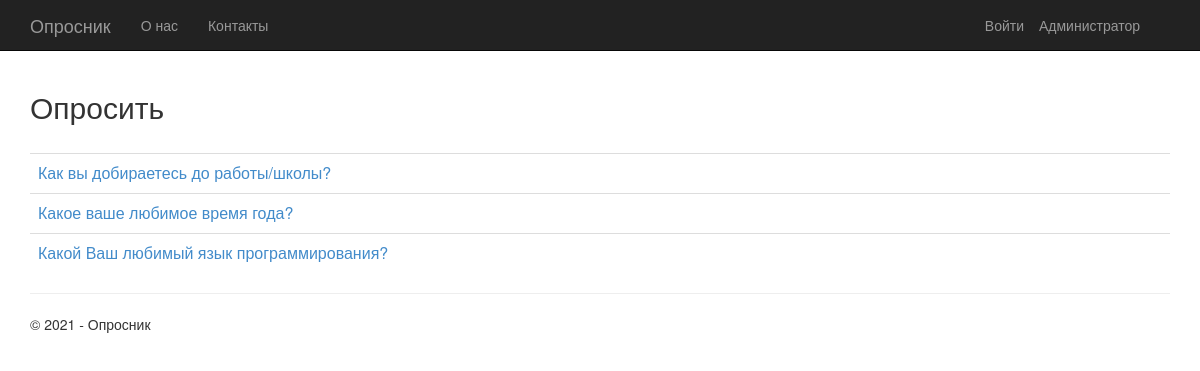
The page / on the database its author committed.
### app/models.py (models this page shows, shortened)
class Poll(models.Model):
    text = models.CharField(max_length=200)
    pub_date = models.DateTimeField('date published')

### app/views.py (the view)
class PollListView(ListView):
    model = Poll
    def get_context_data(self, **kwargs):
        context = super(PollListView, self).get_context_data(**kwargs)
        context['title'] = 'Опросить'
        context['year'] = datetime.now().year
        return context

### app/templates/app/index.html (shortened to what this page needs)
{% extends "app/layout.html" %}
{% block content %}
<h2>{{ title }}</h2>
<br/>
{% if latest_poll_list %}
<table class="table table-hover">
    <tbody>
        {% for poll in latest_poll_list %}
        <tr>
            <td>
                <a href="{% url 'app:detail' poll.id %}">{{poll.text}}</a>
            </td>
        </tr>
        {% endfor %}
    </tbody>
</table>
{% endif %}
{% endblock %}

### app/static/app/content/site.css (style rules this page uses)
body { padding-top: 50px; padding-bottom: 20px; }

### rows shown on the page
Poll: text "Как вы добираетесь до работы/школы?"
Poll: text "Какое ваше любимое время года?"
Poll: text "Какой Ваш любимый язык программирования?"

### other values the page prints
{{ title }} "Опросить"
{{ year }} "2021"
